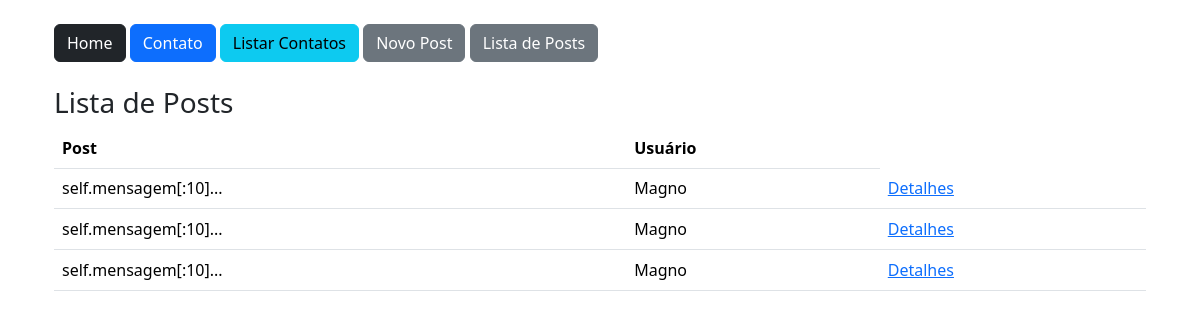
/post/list/, run on the app's committed database.
### app/models.py (models this page shows)
class Post(db.Model):
    id = db.Column(db.Integer, primary_key=True)
    data_criação = db.Column(db.DateTime, default=datetime.utcnow())
    mensagem = db.Column(db.String, nullable=True)
    user_id = db.Column(db.Integer, db.ForeignKey('user.id'), nullable=True)
    comentarios = db.relationship('PostComentarios', backref='post', lazy=True)
    def msg_resumo(sel):
        return f"self.mensagem[:10]..."

class User(db.Model, UserMixin):
    id = db.Column(db.Integer, primary_key=True)
    nome = db.Column(db.String, nullable=True)
    sobrenome = db.Column(db.String, nullable=True)
    email = db.Column(db.String, nullable=True)
    senha = db.Column(db.String, nullable=True)
    posts = db.relationship('Post', backref='user', lazy=True)
    post_comentarios = db.relationship('PostComentarios', backref='user', lazy=True)

### app/views.py (the view)
@app.route('/post/list/')
def PostLista():
    posts = Post.query.all()
    return render_template('lista.html', posts=posts)

### app/templates/lista.html (shortened to what this page needs)
{% extends 'base.html' %}
{% block content %}
    <div class="container mt-4">
        {% include 'nav.html' %}
        <div class="row mt-4">
            <h3>Lista de Posts</h3>
            <div class="col-12">
                <table class="table">
                    <thead>
                        <tr>
                            <th>Post</th>
                            <th>Usuário</th>
                        </tr>
                    </thead>
                    <tbody>
                        {% for linha in posts %}
                        <tr>
                            <td>{{ linha.msg_resumo() }}</td>
                            <td>{{ linha.user.nome }}</td>
                            <td><a href="{{url_for('PostDetail', id=linha.id)}}">Detalhes</a></td>
                        </tr>
                        {% endfor %}
                    </tbody>
                </table>
            </div>
        </div>
    </div>
{% endblock %}

### data on the page
Post: msg_resumo "self.mensagem[:10]...", user.nome "Magno"
Post: msg_resumo "self.mensagem[:10]...", user.nome "Magno"
Post: msg_resumo "self.mensagem[:10]...", user.nome "Magno"
